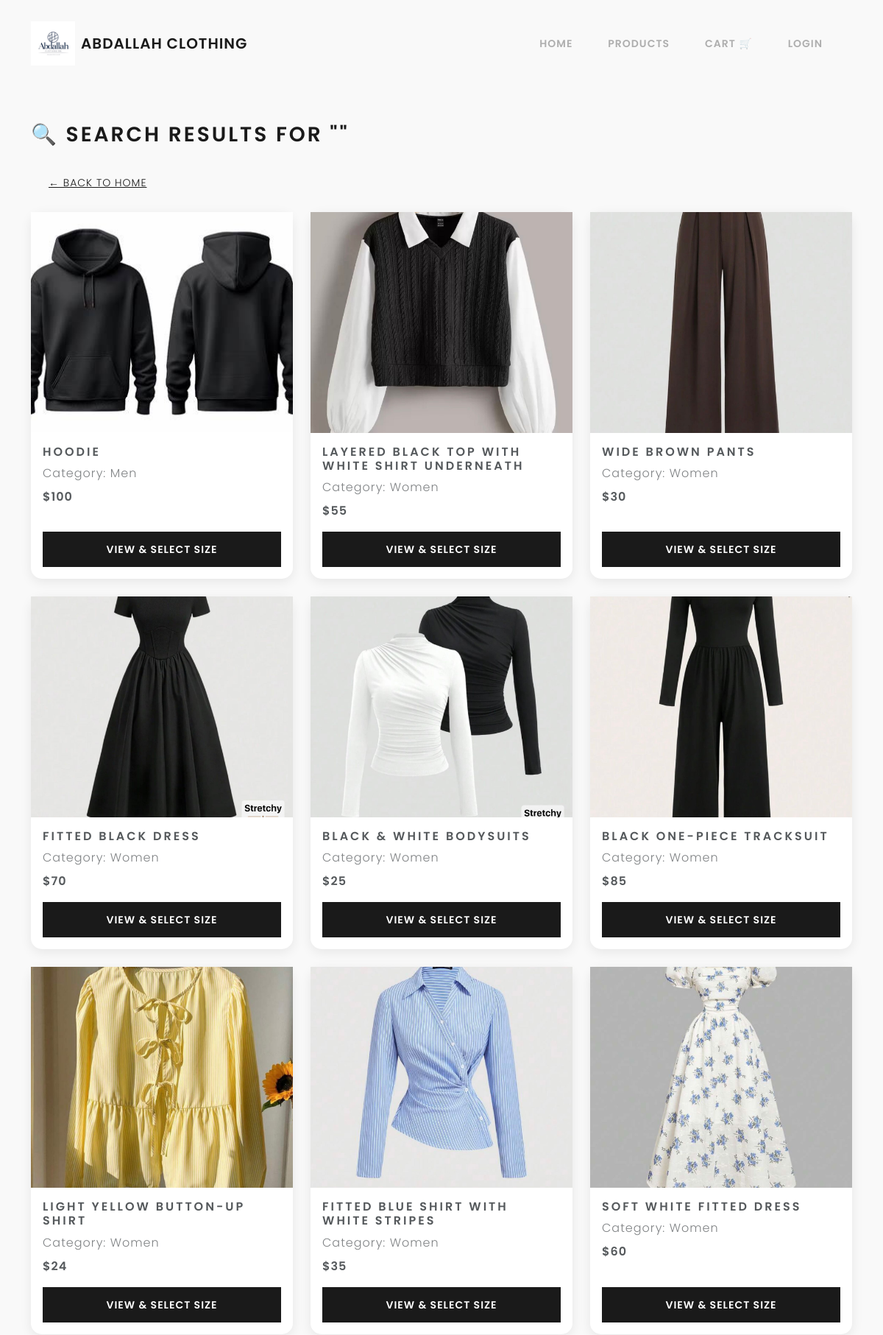
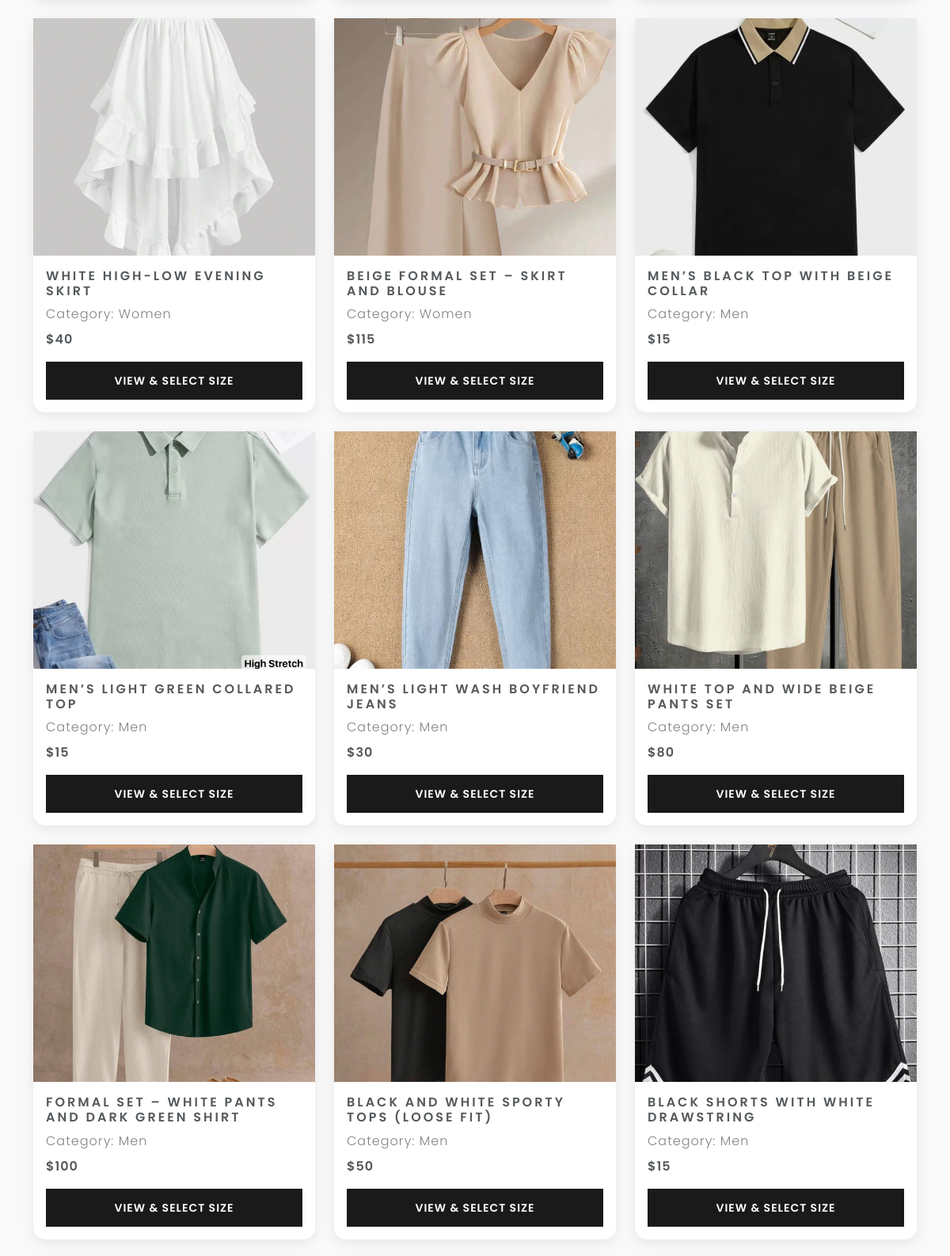
Screenshot of /search.php (upper part) with the database file from the repository (2 pictures, top to bottom).
### tables this page shows
CREATE TABLE `products` (
  `id` int(11) NOT NULL,
  `name` varchar(100) NOT NULL,
  `price` float NOT NULL,
  `description` text DEFAULT NULL,
  `image` varchar(255) DEFAULT NULL,
  `category_id` int(11) DEFAULT NULL,
  `stock_xs` int(11) NOT NULL DEFAULT 0,
  `stock_s` int(11) NOT NULL DEFAULT 0,
  `stock_m` int(11) NOT NULL DEFAULT 0,
  `stock_l` int(11) NOT NULL DEFAULT 0,
  `stock_xl` int(11) NOT NULL DEFAULT 0,
  `stock_xxl` int(11) NOT NULL DEFAULT 0
);

CREATE TABLE `categories` (
  `id` int(11) NOT NULL,
  `name` varchar(50) NOT NULL
);

### search.php (the view)
<?php
include 'db.php';
$searchTerm = trim($_GET['q'] ?? '');
$like = "%{$searchTerm}%";
$stmt = mysqli_prepare($conn, "SELECT products.*, categories.name AS category_name
          FROM products
          LEFT JOIN categories ON products.category_id = categories.id
          WHERE products.name LIKE ? OR products.description LIKE ?");
mysqli_stmt_bind_param($stmt, "ss", $like, $like);
mysqli_stmt_execute($stmt);
$result = mysqli_stmt_get_result($stmt);
?>
<!DOCTYPE html>
<html lang="en">
<?php include 'head.php'; ?>
<?php include 'navbar.php'; ?>
<body>
<div class="container py-5">
  <h2 class="mb-4">🔍 Search Results for "<?php echo htmlspecialchars($searchTerm); ?>"</h2>
  <a href="index.php" class="btn btn-link mb-3">&larr; Back to Home</a>
  <div class="row">
    <?php if (mysqli_num_rows($result) > 0): ?>
      <?php while ($row = mysqli_fetch_assoc($result)): ?>
        <div class="col-md-4 mb-4">
          <div class="card h-100 product-card">
            <img src="uploads/<?php echo htmlspecialchars($row['image'], ENT_QUOTES, 'UTF-8'); ?>" alt="<?php echo htmlspecialchars($row['name'], ENT_QUOTES, 'UTF-8'); ?>" class="card-img-top" style="height:300px; object-fit:cover;">
            <div class="card-body d-flex flex-column">
              <h5 class="card-title"><?php echo htmlspecialchars($row['name']); ?></h5>
              <p class="text-muted mb-2">Category: <?php echo htmlspecialchars($row['category_name']); ?></p>
              <p class="fw-bold mb-3">$<?php echo htmlspecialchars($row['price']); ?></p>
              <a href="product.php?id=<?php echo $row['id']; ?>" class="btn btn-primary mt-auto">View &amp; Select Size</a>
            </div>
          </div>
        </div>
      <?php endwhile; ?>
    <?php else: ?>
      <p>No products found matching your search.</p>
    <?php endif; ?>
  </div>
</div>
</body>
</html>

### assets/css/style.css (style rules this page uses)
body { font-family: 'Poppins', sans-serif; background-color: #f9f9f9; }
.product-card { border: none; border-radius: 15px; box-shadow: 0 4px 16px rgba(0,0,0,0.08); transition: transform 0.3s; }

### rows the page displays
products: image+name (picture), name "HOODIE", category.name "Men", price "100"
products: image (picture), name "LAYERED BLACK TOP WITH WHITE SHIRT UNDERNEATH", category.name "Women", price "55"
products: image (picture), name "WIDE BROWN PANTS", category.name "Women", price "30"
products: image (picture), name "FITTED BLACK DRESS", category.name "Women", price "70"
products: image (picture), name "BLACK & WHITE BODYSUITS", category.name "Women", price "25"
products: image (picture), name "BLACK ONE-PIECE TRACKSUIT", category.name "Women", price "85"
products: image (picture), name "LIGHT YELLOW BUTTON-UP SHIRT", category.name "Women", price "24"
products: image (picture), name "FITTED BLUE SHIRT WITH WHITE STRIPES", category.name "Women", price "35"
products: image (picture), name "SOFT WHITE FITTED DRESS", category.name "Women", price "60"
products: image (picture), name "WHITE HIGH-LOW EVENING SKIRT", category.name "Women", price "40"
products: image (picture), name "BEIGE FORMAL SET – SKIRT AND BLOUSE", category.name "Women", price "115"
products: image (picture), name "MEN’S BLACK TOP WITH BEIGE COLLAR", category.name "Men", price "15"
products: image (picture), name "MEN’S LIGHT GREEN COLLARED TOP", category.name "Men", price "15"
products: image (picture), name "MEN’S LIGHT WASH BOYFRIEND JEANS", category.name "Men", price "30"
products: image (picture), name "WHITE TOP AND WIDE BEIGE PANTS SET", category.name "Men", price "80"
products: image (picture), name "FORMAL SET – WHITE PANTS AND DARK GREEN SHIRT", category.name "Men", price "100"
products: image (picture), name "BLACK AND WHITE SPORTY TOPS (LOOSE FIT)", category.name "Men", price "50"
products: image (picture), name "BLACK SHORTS WITH WHITE DRAWSTRING", category.name "Men", price "15"
